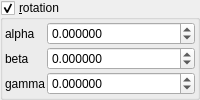
    <widget class="MyGroupBox" name="groupCheck_transf_rotation_enabled">
     <property name="title">
      <string>&amp;rotation</string>
     </property>
     <property name="checkable">
      <bool>true</bool>
     </property>
     <layout class="QVBoxLayout" name="verticalLayout_9" stretch="0">
      <property name="spacing">
       <number>2</number>
      </property>
      <property name="leftMargin">
       <number>2</number>
      </property>
      <property name="topMargin">
       <number>2</number>
      </property>
      <property name="rightMargin">
       <number>2</number>
      </property>
      <property name="bottomMargin">
       <number>2</number>
      </property>
      <item>
       <layout class="QGridLayout" name="gridLayout_10" columnstretch="0,1">
        <property name="spacing">
         <number>2</number>
        </property>
        <item row="3" column="1">
         <widget class="MyDoubleSpinBox" name="spinboxd3_transf_rotation_z">
          <property name="sizePolicy">
           <sizepolicy hsizetype="Minimum" vsizetype="Maximum">
            <horstretch>0</horstretch>
            <verstretch>0</verstretch>
           </sizepolicy>
          </property>
          <property name="prefix">
           <string/>
          </property>
          <property name="suffix">
           <string/>
          </property>
          <property name="decimals">
           <number>6</number>
          </property>
          <property name="minimum">
           <double>-36000.000000000000000</double>
          </property>
          <property name="maximum">
           <double>36000.000000000000000</double>
          </property>
          <property name="singleStep">
           <double>1.000000000000000</double>
          </property>
         </widget>
        </item>
        <item row="1" column="0">
         <widget class="QLabel" name="label_38">
          <property name="text">
           <string notr="true">alpha</string>
          </property>
         </widget>
        </item>
        <item row="3" column="0">
         <widget class="QLabel" name="label_40">
          <property name="text">
           <string notr="true">gamma</string>
          </property>
         </widget>
        </item>
        <item row="2" column="1">
         <widget class="MyDoubleSpinBox" name="spinboxd3_transf_rotation_y">
          <property name="sizePolicy">
           <sizepolicy hsizetype="Minimum" vsizetype="Maximum">
            <horstretch>0</horstretch>
            <verstretch>0</verstretch>
           </sizepolicy>
          </property>
          <property name="prefix">
           <string/>
          </property>
          <property name="suffix">
           <string/>
          </property>
          <property name="decimals">
           <number>6</number>
          </property>
          <property name="minimum">
           <double>-36000.000000000000000</double>
          </property>
          <property name="maximum">
           <double>36000.000000000000000</double>
          </property>
          <property name="singleStep">
           <double>1.000000000000000</double>
          </property>
         </widget>
        </item>
        <item row="1" column="1">
         <widget class="MyDoubleSpinBox" name="spinboxd3_transf_rotation_x">
          <property name="sizePolicy">
           <sizepolicy hsizetype="Minimum" vsizetype="Maximum">
            <horstretch>0</horstretch>
            <verstretch>0</verstretch>
           </sizepolicy>
          </property>
          <property name="prefix">
           <string/>
          </property>
          <property name="suffix">
           <string/>
          </property>
          <property name="decimals">
           <number>6</number>
          </property>
          <property name="minimum">
           <double>-36000.000000000000000</double>
          </property>
          <property name="maximum">
           <double>36000.000000000000000</double>
          </property>
          <property name="singleStep">
           <double>1.000000000000000</double>
          </property>
         </widget>
        </item>
        <item row="2" column="0">
         <widget class="QLabel" name="label_39">
          <property name="text">
           <string notr="true">beta</string>
          </property>
         </widget>
        </item>
       </layout>
      </item>
     </layout>
    </widget>
